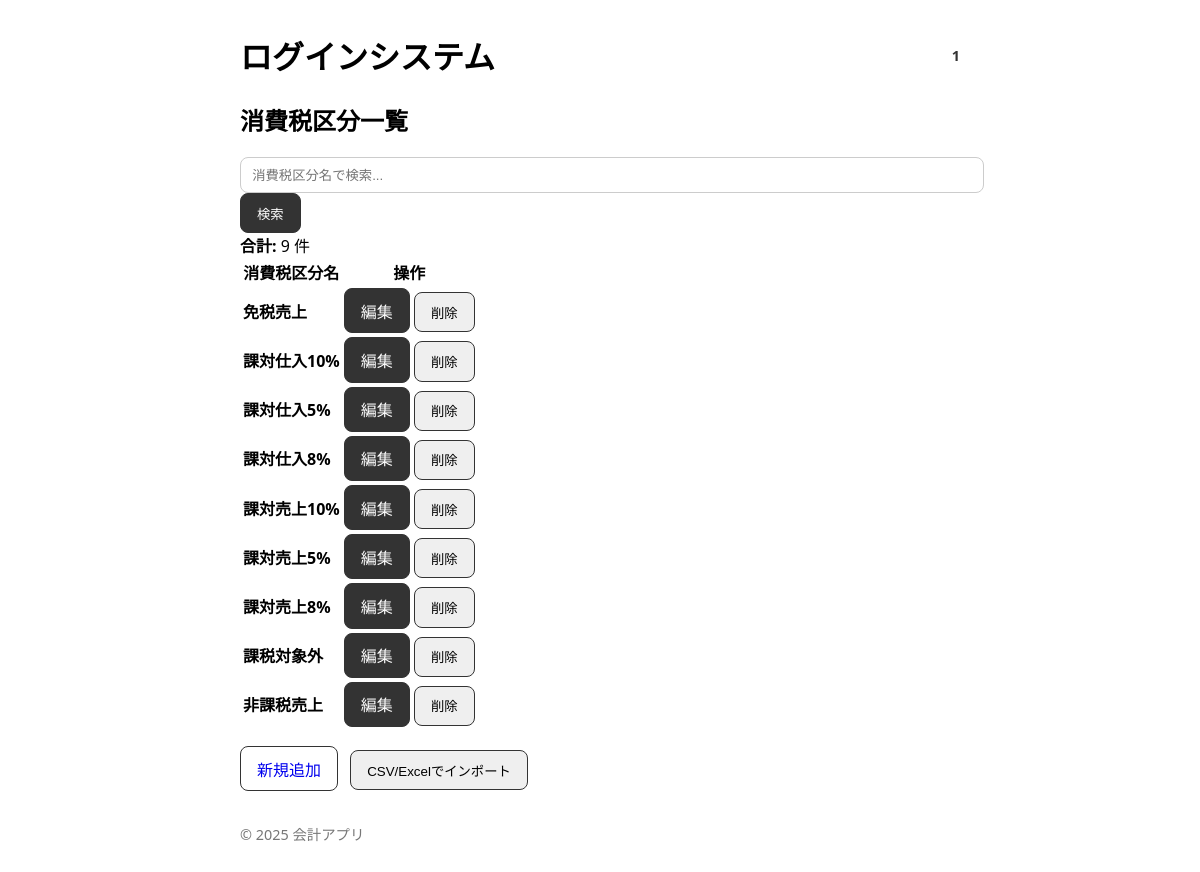
/accounting/tax-categories (signed in), run on the app's committed database.
### models.py (models this page shows, shortened)
class Base(declarative_base()):
    __abstract__ = True
    pass

class TaxCategory(Base):
    __tablename__ = 'tax_categories'
    id = Column(Integer, primary_key=True)
    name = Column(String(50), unique=True, nullable=False) # 例: 課対仕入10%

### blueprints/tax_categories.py (the view)
@bp.route('/tax-categories', methods=['GET'])
def tax_categories_list():
    db = SessionLocal()
    try:
        page = request.args.get('page', 1, type=int)
        per_page = 20
        offset = (page - 1) * per_page
        search_query = request.args.get('search', '', type=str)
        query = db.query(TaxCategory)
        if search_query:
            query = query.filter(
                TaxCategory.name.ilike(f'%{search_query}%')
            )
        query = query.order_by(TaxCategory.name.asc())
        total = query.count()
        total_pages = (total + per_page - 1) // per_page
        tax_categories = query.offset(offset).limit(per_page).all()
        return render_template(
            'tax_categories/list.html',
            tax_categories=tax_categories,
            page=page,
            total_pages=total_pages,
            total=total,
            search_query=search_query
        )
    finally:
        db.close()

### templates/tax_categories/list.html (shortened to what this page needs)
{% extends "base.html" %}
{% block content %}
<h2>消費税区分一覧</h2>
<div class="search-form">
    <form method="GET" action="{{ url_for('tax_categories.tax_categories_list') }}">
        <input type="text" name="search" placeholder="消費税区分名で検索..." value="{{ search_query }}">
        <button type="submit" class="btn btn-primary">検索</button>
    </form>
</div>
<div class="stats">
    <strong>合計:</strong> {{ total }} 件
</div>
{% if tax_categories %}
    <div class="table-container">
        <table>
            <thead>
                <tr>
                    <th>消費税区分名</th>
                    <th>操作</th>
                </tr>
            </thead>
            <tbody>
                {% for tax_category in tax_categories %}
                    <tr>
                        <td><strong>{{ tax_category.name }}</strong></td>
                        <td class="action-buttons">
                            <a href="{{ url_for('tax_categories.tax_category_edit', tax_category_id=tax_category.id) }}" class="btn btn-primary">編集</a>
                            <button class="btn btn-danger" onclick="deleteTaxCategory({{ tax_category.id }}, '{{ tax_category.name }}')">削除</button>
                        </td>
                    </tr>
                {% endfor %}
            </tbody>
        </table>
    </div>
{% endif %}
<div style="margin-top: 1rem;">
    <a href="{{ url_for('tax_categories.tax_category_create') }}" class="btn btn-success">新規追加</a>
    <button class="btn btn-info" onclick="document.getElementById('importFile').click()" style="margin-left: 0.5rem;">CSV/Excelでインポート</button>
</div>
{% endblock %}

### templates/base.html (style rules this page uses)
body { font-family: system-ui,-apple-system,Segoe UI,Roboto,Helvetica,Arial,sans-serif; margin: 2rem; }
.btn { display: inline-block; padding: .6rem 1rem; border-radius: 8px; border: 1px solid #333; text-decoration: none; }
.btn-primary { background: #333; color: #fff; border-color: #333; }
input { width: 100%; padding: .6rem .7rem; border: 1px solid #ccc; border-radius: 8px; }

### data on the page
TaxCategory: name "免税売上"
TaxCategory: name "課対仕入10%"
TaxCategory: name "課対仕入5%"
TaxCategory: name "課対仕入8%"
TaxCategory: name "課対売上10%"
TaxCategory: name "課対売上5%"
TaxCategory: name "課対売上8%"
TaxCategory: name "課税対象外"
TaxCategory: name "非課税売上"

### other printed values
{{ session.get('user_name', '') }} "1"
{{ total }} "9"
{{ 2025 }} "2025"
